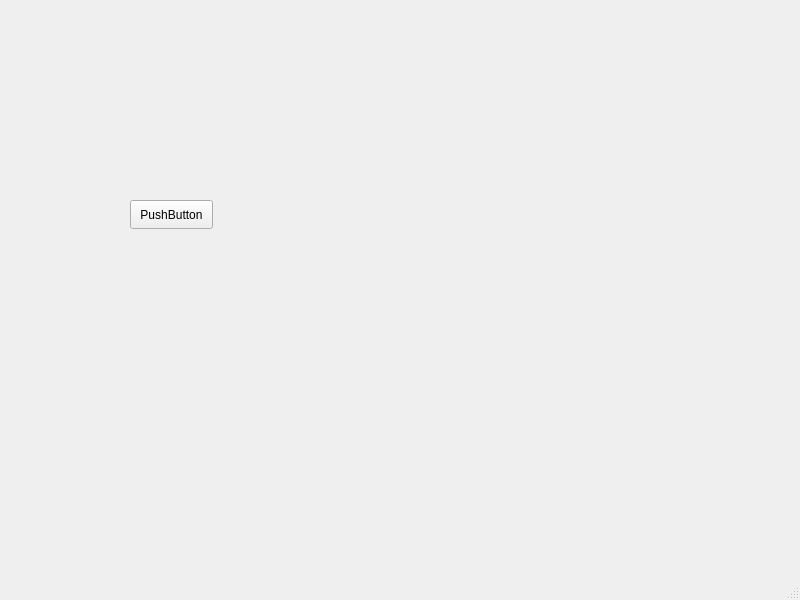
<?xml version="1.0" encoding="UTF-8"?>
<ui version="4.0">
 <class>MainWindow</class>
 <widget class="QMainWindow" name="MainWindow">
  <property name="geometry">
   <rect>
    <x>0</x>
    <y>0</y>
    <width>800</width>
    <height>600</height>
   </rect>
  </property>
  <property name="windowTitle">
   <string>MainWindow</string>
  </property>
  <widget class="QWidget" name="centralwidget">
   <widget class="QPushButton" name="pushButton">
    <property name="geometry">
     <rect>
      <x>130</x>
      <y>200</y>
      <width>83</width>
      <height>29</height>
     </rect>
    </property>
    <property name="text">
     <string>PushButton</string>
    </property>
   </widget>
  </widget>
  <widget class="QMenuBar" name="menubar">
   <property name="geometry">
    <rect>
     <x>0</x>
     <y>0</y>
     <width>800</width>
     <height>25</height>
    </rect>
   </property>
  </widget>
  <widget class="QStatusBar" name="statusbar"/>
 </widget>
 <resources/>
 <connections/>
</ui>
